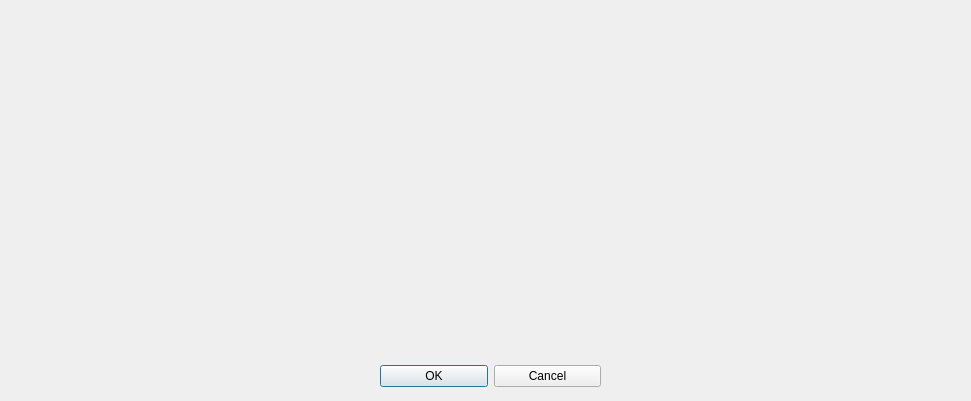
<?xml version="1.0" encoding="UTF-8"?>
<ui version="4.0">
 <class>AdvancedBindingEditorDialog</class>
 <widget class="QDialog" name="AdvancedBindingEditorDialog">
  <property name="windowModality">
   <enum>Qt::WindowModal</enum>
  </property>
  <property name="geometry">
   <rect>
    <x>0</x>
    <y>0</y>
    <width>971</width>
    <height>401</height>
   </rect>
  </property>
  <property name="sizePolicy">
   <sizepolicy hsizetype="Fixed" vsizetype="Fixed">
    <horstretch>0</horstretch>
    <verstretch>0</verstretch>
   </sizepolicy>
  </property>
  <property name="contextMenuPolicy">
   <enum>Qt::NoContextMenu</enum>
  </property>
  <property name="windowTitle">
   <string>Dialog</string>
  </property>
  <widget class="QWidget" name="layoutWidget">
   <property name="geometry">
    <rect>
     <x>380</x>
     <y>360</y>
     <width>221</width>
     <height>33</height>
    </rect>
   </property>
   <layout class="QHBoxLayout">
    <property name="spacing">
     <number>6</number>
    </property>
    <property name="leftMargin">
     <number>0</number>
    </property>
    <property name="topMargin">
     <number>0</number>
    </property>
    <property name="rightMargin">
     <number>0</number>
    </property>
    <property name="bottomMargin">
     <number>0</number>
    </property>
    <item>
     <widget class="QPushButton" name="Btn_Ok">
      <property name="text">
       <string>OK</string>
      </property>
     </widget>
    </item>
    <item>
     <widget class="QPushButton" name="Btn_Cancel">
      <property name="text">
       <string>Cancel</string>
      </property>
     </widget>
    </item>
   </layout>
  </widget>
  <widget class="QWidget" name="horizontalLayoutWidget">
   <property name="geometry">
    <rect>
     <x>10</x>
     <y>10</y>
     <width>951</width>
     <height>351</height>
    </rect>
   </property>
   <layout class="QHBoxLayout" name="horizontalLayout">
    <property name="spacing">
     <number>32</number>
    </property>
    <item>
     <widget class="QBindingExchangeWidget" name="Exch_GamepadButtons" native="true"/>
    </item>
    <item>
     <widget class="QBindingExchangeWidget" name="Exch_InputActionKeys" native="true"/>
    </item>
   </layout>
  </widget>
 </widget>
 <customwidgets>
  <customwidget>
   <class>QBindingExchangeWidget</class>
   <extends>QWidget</extends>
   <header>QBindingExchangeWidget.h</header>
   <container>1</container>
  </customwidget>
 </customwidgets>
 <resources/>
 <connections>
  <connection>
   <sender>Btn_Ok</sender>
   <signal>clicked()</signal>
   <receiver>AdvancedBindingEditorDialog</receiver>
   <slot>accept()</slot>
   <hints>
    <hint type="sourcelabel">
     <x>278</x>
     <y>253</y>
    </hint>
    <hint type="destinationlabel">
     <x>96</x>
     <y>254</y>
    </hint>
   </hints>
  </connection>
  <connection>
   <sender>Btn_Cancel</sender>
   <signal>clicked()</signal>
   <receiver>AdvancedBindingEditorDialog</receiver>
   <slot>reject()</slot>
   <hints>
    <hint type="sourcelabel">
     <x>369</x>
     <y>253</y>
    </hint>
    <hint type="destinationlabel">
     <x>179</x>
     <y>282</y>
    </hint>
   </hints>
  </connection>
 </connections>
</ui>
